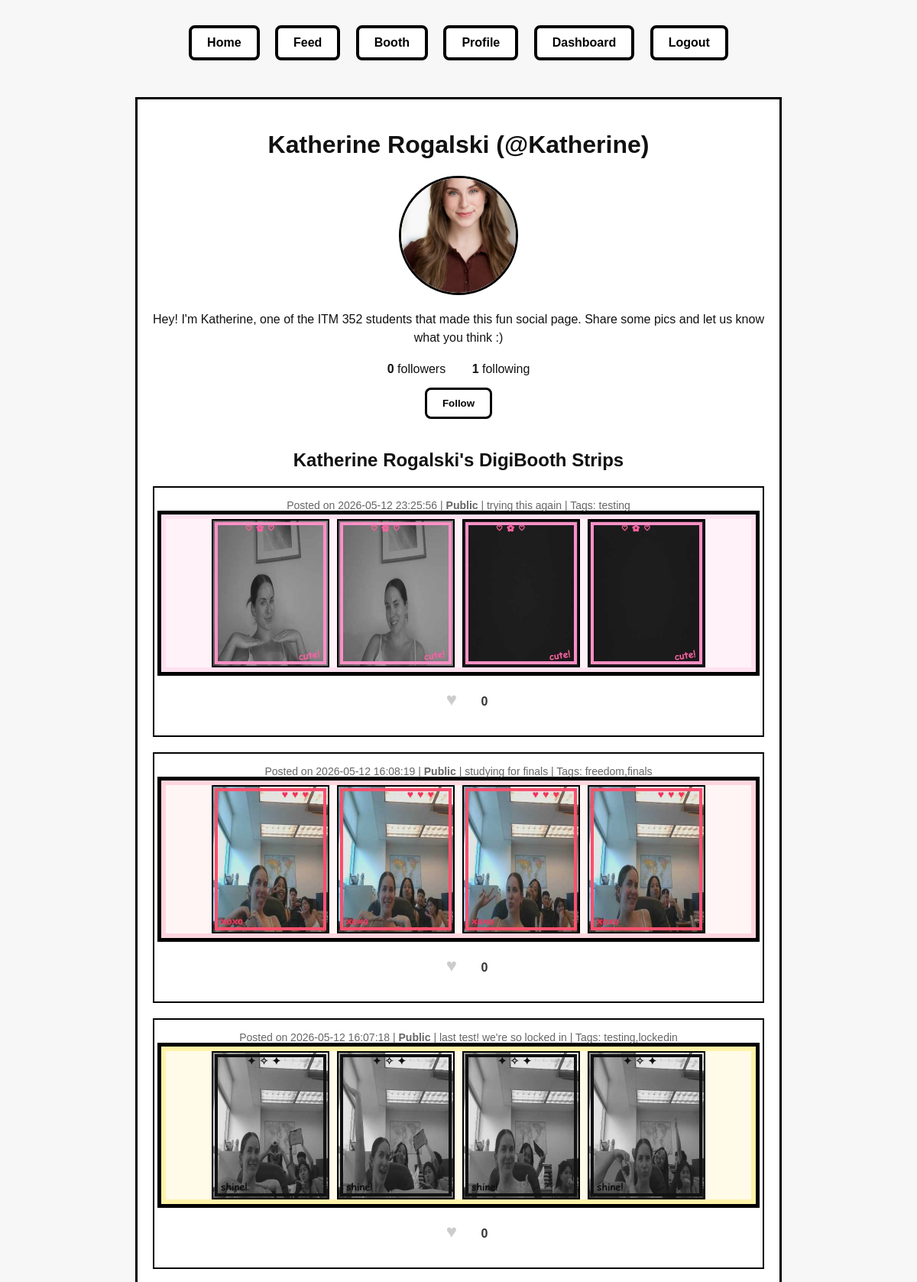
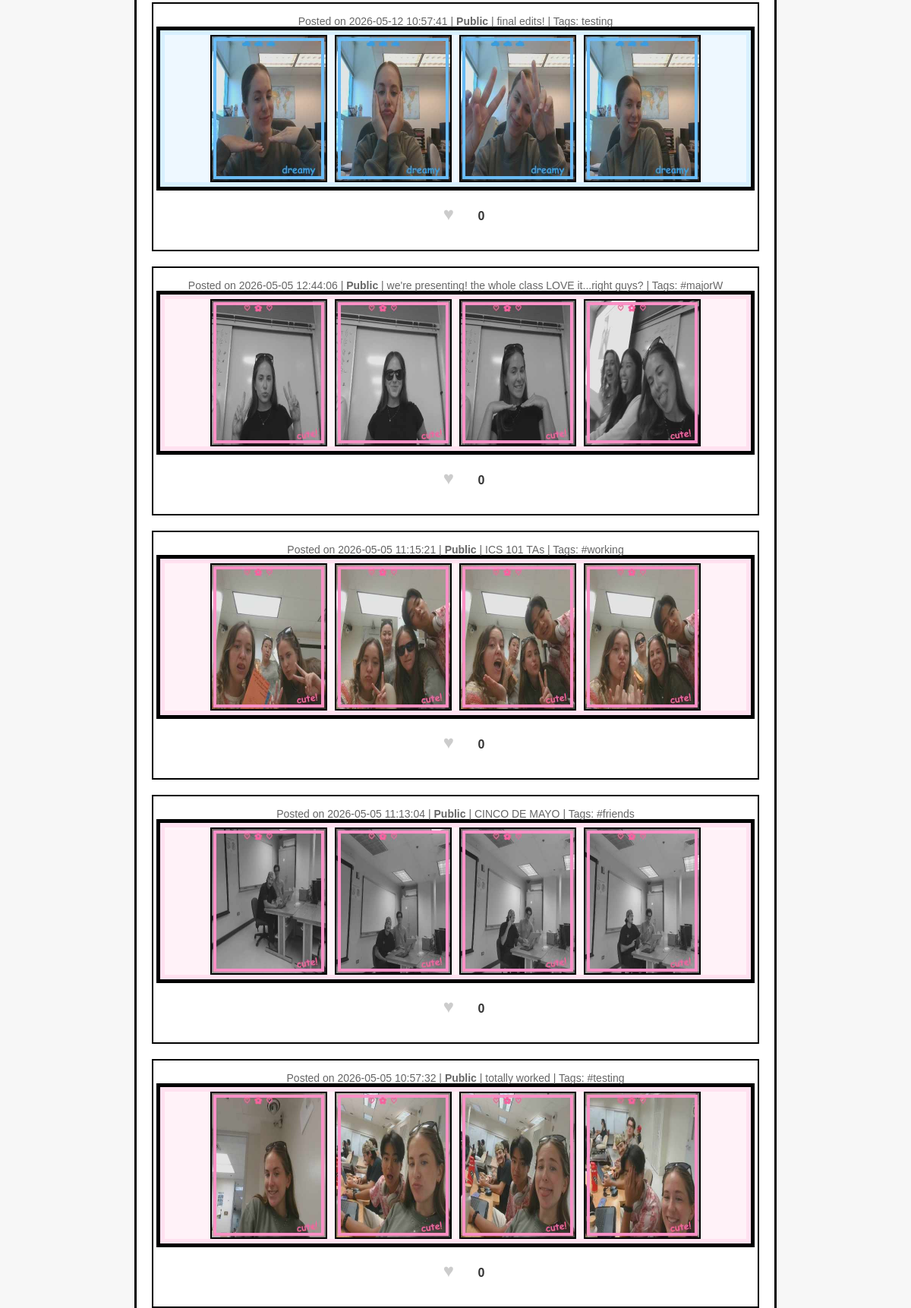
The page /profile/Katherine (signed in, upper part) on the database its author committed (2 pictures, top to bottom).
### tables this page shows
CREATE TABLE users (
            id INTEGER PRIMARY KEY AUTOINCREMENT,
            name TEXT NOT NULL,
            username TEXT NOT NULL UNIQUE,
            email TEXT NOT NULL UNIQUE,
            confirmed INTEGER DEFAULT 0,
            confirmation_code TEXT NOT NULL,
            created_at TEXT NOT NULL
        , profile_image TEXT, bio TEXT, user_type TEXT DEFAULT 'public');

CREATE TABLE posts (
           id INTEGER PRIMARY KEY AUTOINCREMENT,
           username TEXT NOT NULL,
           image_filenames TEXT NOT NULL,  -- JSON string
           filter_choice TEXT,
           frame_choice TEXT,
           layout_choice TEXT,
           caption TEXT,
           tags TEXT,
           timestamp TEXT NOT NULL
       , privacy TEXT DEFAULT 'public');

### app.py (the view, shortened to what this page needs)
@app.route("/profile")
@app.route("/profile/")
@app.route("/profile/<username>")
def profile(username=None):
    if "username" not in session:
        return redirect("/signin")
    current_user = session["username"]
    if username is None:
        username = current_user
    conn = get_db_connection()
    user = conn.execute(
        "SELECT * FROM users WHERE username = ?",
        (username,)
    ).fetchone()
    if user is None:
        conn.close()
        return "User not found", 404
    current_user_row = conn.execute(
        "SELECT user_type FROM users WHERE username = ?",
        (current_user,)
    ).fetchone()
    current_user_type = current_user_row["user_type"] if current_user_row else "public"
    if current_user == username:
        user_posts = conn.execute(
            """
            SELECT posts.*, users.user_type
            FROM posts
            JOIN users ON posts.username = users.username
            WHERE posts.username = ?
            ORDER BY posts.timestamp DESC
            """,
            (username,)
        ).fetchall()
    else:
        user_posts = conn.execute(
            """
            SELECT posts.*, users.user_type
            FROM posts
            JOIN users ON posts.username = users.username
            WHERE posts.username = ?
            AND posts.privacy = 'public'
            ORDER BY posts.timestamp DESC
            """,
            (username,)
        ).fetchall()
    follower_count = conn.execute(
        "SELECT COUNT(*) as count FROM follows WHERE followed_username = ?",
        (username,)
    ).fetchone()["count"]
    following_count = conn.execute(
        "SELECT COUNT(*) as count FROM follows WHERE follower_username = ?",
        (username,)
    ).fetchone()["count"]
    is_following = False
    if current_user != username:
        is_following = conn.execute(
            """
            SELECT 1 FROM follows
            WHERE follower_username = ? AND followed_username = ?
            """,
            (current_user, username)
        ).fetchone() is not None
    posts = []
    for row in user_posts:
        post = dict(row)
        post["image_filenames"] = json.loads(post["image_filenames"])
        like_count = conn.execute(
            "SELECT COUNT(*) as count FROM likes WHERE post_id = ?",
            (post["id"],)
        ).fetchone()["count"]
        user_liked = conn.execute(
            "SELECT 1 FROM likes WHERE post_id = ? AND username = ?",
            (post["id"], current_user)
        ).fetchone() is not None
        post["like_count"] = like_count
        post["user_liked"] = user_liked
        posts.append(post)
    conn.close()
    return render_template(
        "profile.html",
        user=user,
        posts=posts,
        follower_count=follower_count,
        following_count=following_count,
        is_following=is_following,
        is_own_profile=(current_user == username)
    )

### app.py (called while the page is built)
def get_db_connection():
    conn = sqlite3.connect(DATABASE)
    conn.row_factory = sqlite3.Row
    return conn

### templates/profile.html (shortened to what this page needs)
<!DOCTYPE html>
<html>
<head>
   <link rel="stylesheet" href="{{ url_for('static', filename='style.css') }}">
</head>
<body>
{% include "_navbar.html" %}
<div class="profile-container">
   <div class="profile-header">
       <h1>{{ user['name'] }} (@{{ user['username'] }})</h1>
       {% if user['profile_image'] %}
           <img src="{{ url_for('static', filename='uploads/' + user['profile_image']) }}" alt="Profile Image" class="profile-image">
       {% else %}
           <div class="profile-image placeholder">{{ user['name'][0].upper() }}</div>
       {% endif %}
       {% if user['bio'] %}
           <p class="bio">{{ user['bio'] }}</p>
       {% else %}
           <p class="bio">No bio yet.</p>
       {% endif %}
       <div class="follow-stats">
           <span class="stat"><strong>{{ follower_count }}</strong> followers</span>
           <span class="stat"><strong>{{ following_count }}</strong> following</span>
       </div>
       {% if not is_own_profile %}
           <button class="follow-button {% if is_following %}following{% endif %}"
                   data-username="{{ user['username'] }}"
                   onclick="toggleFollow('{{ user['username'] }}')">
               {% if is_following %}Unfollow{% else %}Follow{% endif %}
           </button>
       {% endif %}
   </div>
   <div class="posts-section">
       <h2>
           {% if is_own_profile %}
               Your DigiBooth Strips
           {% else %}
               {{ user['name'] }}'s DigiBooth Strips
           {% endif %}
       </h2>
       {% if posts %}
           {% for post in posts %}
               <div class="post">
                   <div class="post-meta">
                       Posted on {{ post['timestamp'] }}
                       {% if post['privacy'] == 'private' %}
                           | <strong>Private</strong>
                       {% else %}
                           | <strong>Public</strong>
                       {% endif %}
                       {% if post['caption'] %} | {{ post['caption'] }}{% endif %}
                       {% if post['tags'] %} | Tags: {{ post['tags'] }}{% endif %}
                   </div>
                   <div class="post-images frame-{{ post['frame_choice'] }}">
                       {% for filename in post['image_filenames'] %}
                           <img src="{{ url_for('static', filename='uploads/' + filename) }}" alt="Photo">
                       {% endfor %}
                   </div>
                   <div class="like-section">
                       <button class="like-button {% if post.user_liked %}liked{% endif %}"
                               data-post-id="{{ post.id }}"
                               onclick="toggleLike({{ post.id }})">
                           ♥
                       </button>
                       <span class="like-count">{{ post.like_count }}</span>
                   </div>
               </div>
           {% endfor %}
       {% else %}
           <p>You haven't created any photostrips yet. <a href="/booth">Create your first one!</a></p>
       {% endif %}
   </div>
</div>
</body>
</html>

### templates/_navbar.html
<nav>
    <a href="/">Home</a>
    {% if session.get('username') %}
        <a href="/feed">Feed</a>
        <a href="/booth">Booth</a>
        <a href="/profile">Profile</a>
        <a href="/dashboard">Dashboard</a>
        <a href="/logout">Logout</a>
    {% else %}
        <a href="/signup">Sign Up</a>
        <a href="/signin">Sign In</a>
    {% endif %}
</nav>

### static/style.css (style rules this page uses)
body { margin: 0; font-family: "Comic Sans MS", "Trebuchet MS", Arial, sans-serif; background: #f7f7f7; color: #111; text-align: center; }
nav { margin: 25px; }
nav a { display: inline-block; margin: 8px; padding: 10px 20px; border: 4px solid black; background: white; color: black; font-weight: bold; text-decoration: none; border-radius: 8px; }
button { margin: 8px; padding: 10px 14px; border: 3px solid black; background: white; color: black; font-weight: bold; cursor: pointer; }
.frame-pink { border-color: #ff8fc7; background: #fff2f8; box-shadow: 0 0 0 6px #ffe1f0, 0 0 0 11px black; }
.frame-stars { background: #fffbe8; box-shadow: 0 0 0 6px #fff3a8, 0 0 0 11px black; }
.frame-hearts { border-color: #ff4f6d; background: #fff5f5; box-shadow: 0 0 0 6px #ffd6df, 0 0 0 11px black; }
.frame-clouds { border-color: #68bdfc; background: #eef8ff; box-shadow: 0 0 0 6px #d8f0ff, 0 0 0 11px black; }

### templates/profile.html (style rules this page uses)
.profile-container { max-width: 800px; margin: 40px auto; padding: 20px; background: white; border: 3px solid black; }
.profile-header { text-align: center; margin-bottom: 30px; }
.profile-image { width: 150px; height: 150px; border-radius: 50%; border: 3px solid black; object-fit: cover; margin: 0 auto 20px; display: block; }
.bio { margin: 20px 0; font-size: 16px; line-height: 1.5; }
.follow-stats { margin: 15px 0; text-align: center; }
.stat { margin: 0 15px; font-size: 16px; }
.follow-button { display: block; margin: 15px auto; padding: 10px 20px; border: 3px solid black; background: white; color: black; font-weight: bold; cursor: pointer; border-radius: 8px; }
.posts-section { margin-top: 40px; }
.post { border: 2px solid black; margin: 20px 0; padding: 15px; background: white; }
.post-images { display: flex; gap: 10px; margin-bottom: 10px; justify-content: center; }
.post img { max-width: 150px; max-height: 200px; object-fit: cover; border: 2px solid black; }
.post-meta { font-size: 14px; color: #666; margin-bottom: 10px; }
.like-section { text-align: center; margin-top: 10px; }
.like-button { background: none; border: none; font-size: 24px; cursor: pointer; color: #ccc; transition: color 0.2s; }
.like-count { margin-left: 5px; font-size: 16px; font-weight: bold; color: #333; }

### rows shown on the page
users: name "Katherine Rogalski", username "Katherine", profile_image (picture), bio "Hey! I'm Katherine, one of the ITM 352 students that made this fun social page. Share some pics and let us know what you think :)"
posts: timestamp "2026-05-12 23:25:56", privacy "Public", caption "trying this again", tags "testing", like_count "0"
posts: timestamp "2026-05-12 16:08:19", privacy "Public", caption "studying for finals", tags "freedom,finals", like_count "0"
posts: timestamp "2026-05-12 16:07:18", privacy "Public", caption "last test! we're so locked in", tags "testing,lockedin", like_count "0"
posts: timestamp "2026-05-12 10:57:41", privacy "Public", caption "final edits!", tags "testing", like_count "0"
posts: timestamp "2026-05-05 12:44:06", privacy "Public", caption "we're presenting! the whole class LOVE it...right guys?", tags "#majorW", like_count "0"
posts: timestamp "2026-05-05 11:15:21", privacy "Public", caption "ICS 101 TAs", tags "#working", like_count "0"
posts: timestamp "2026-05-05 11:13:04", privacy "Public", caption "CINCO DE MAYO", tags "#friends", like_count "0"
posts: timestamp "2026-05-05 10:57:32", privacy "Public", caption "totally worked", tags "#testing", like_count "0"

### other values the page prints
{{ follower_count }} "0"
{{ following_count }} "1"
